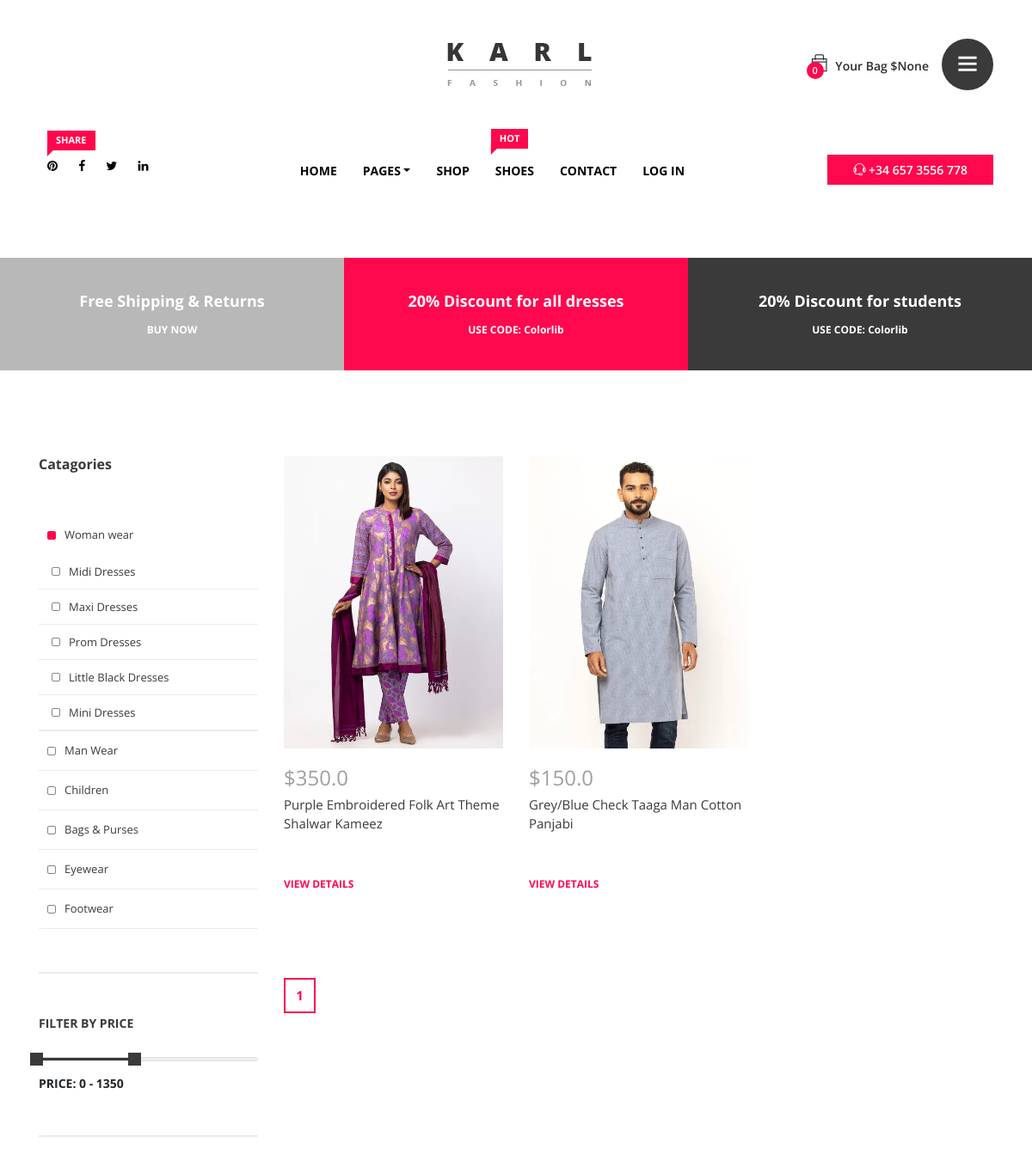
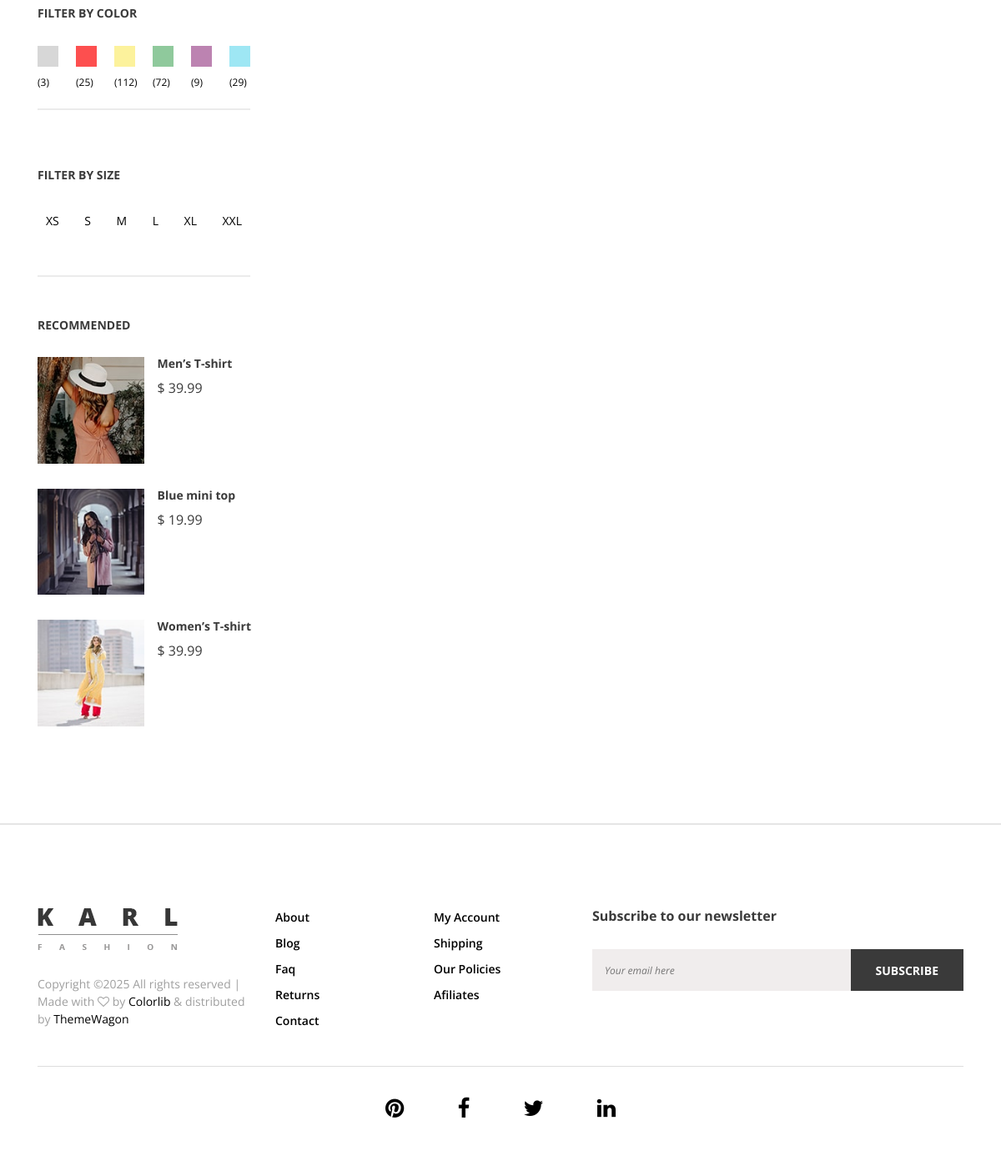
The app's page /shop/ with its own data (2 pictures, top to bottom).
### product/models.py (models this page shows, shortened)
class Product(models.Model):
    name = models.CharField(max_length=256)
    main_category = models.ForeignKey(MainCategory, on_delete=models.SET_NULL, null=True, unique=False)
    sub_category = models.ForeignKey(SubCategory, on_delete=models.SET_NULL, null=True, unique=False)
    price = models.FloatField()
    information = models.TextField(max_length=500)
    color = models.CharField(max_length=50)
    discount = models.BooleanField(default=False)
    discount_price = models.FloatField(blank=True, null=True)
    image = models.ImageField(blank=True)

### product/views.py (the view)
# urls.py: path('shop/', views.ShopView.as_view(), name='shop'),
class ShopView(View):
    def get(self, request, name=None):
        if name:
            product_list = Product.objects.filter(sub_category__name=self.kwargs['name']).order_by('-id')
        else:
            product_list = Product.objects.all().order_by('-id')
        p = Paginator(product_list, 9)
        page = request.GET.get('page')
        allproduct = p.get_page(page)
        product_size = SizeandQuantity.objects.all()
        context = { 'products': allproduct, 'p':p, 'product_size': product_size}
        cooki = request.COOKIES.get('key')
        if not cooki:
            cookie_value = ''.join(random.choice(string.ascii_letters + string.digits) for _ in range(32))
            response = render(request, 'shop.html', context)
            response.set_cookie('key', cookie_value, expires=datetime.utcnow()+timedelta(days=15))
            return response
        else:
            return render(request, 'shop.html', context)

### cart/context_processors.py (called while the page is built)
def get_cart_total(request):
    cart = Cart.objects.filter(session=request.COOKIES.get('key')).values()
    cart_total = Cart.objects.filter(session=request.COOKIES.get('key')).aggregate(Sum('total'))
    product_in_cart = []
    for item in cart:
        product_in_cart.append(item['product_id'])
    return {'cart_total': cart_total, 'cart': Cart.objects.filter(session=request.COOKIES.get('key')), 'cart_items': product_in_cart}

### template/shop.html (shortened to what this page needs)
{% extends "base.html" %}
{% load static %}
{% block content %}
        <section class="shop_grid_area section_padding_100">
            <div class="container">
                <div class="row">
                    <div class="col-12 col-md-4 col-lg-3">
                        <div class="shop_sidebar_area">
                            <div class="widget catagory mb-50">
                                <div class="nav-side-menu">
                                    <h6 class="mb-0">Catagories</h6>
                                    <div class="menu-list">
                                        <ul id="menu-content2" class="menu-content collapse out">
                                            <li data-toggle="collapse" data-target="#women2">
                                                <a href="#">Woman wear</a>
                                                <ul class="sub-menu collapse show" id="women2">
                                                    <li><a href="{%url 'filtershop' 'Midi Dresses'%}">Midi Dresses</a></li>
                                                    <li><a href="{%url 'filtershop' 'Maxi Dresses'%}">Maxi Dresses</a></li>
                                                    <li><a href="{%url 'filtershop' 'Prom Dresses'%}">Prom Dresses</a></li>
                                                    <li><a href="{%url 'filtershop' 'Little Black Dresses'%}">Little Black Dresses</a></li>
                                                    <li><a href="{%url 'filtershop' 'Mini Dresses'%}">Mini Dresses</a></li>
                                                </ul>
                                            </li>
                                            <li data-toggle="collapse" data-target="#man2" class="collapsed">
                                                <a href="#">Man Wear</a>
                                            </li>
                                            <li data-toggle="collapse" data-target="#kids2" class="collapsed">
                                                <a href="#">Children</a>
                                            </li>
                                            <li data-toggle="collapse" data-target="#bags2" class="collapsed">
                                                <a href="#">Bags &amp; Purses</a>
                                            </li>
                                            <li data-toggle="collapse" data-target="#eyewear2" class="collapsed">
                                                <a href="#">Eyewear</a>
                                            </li>
                                            <li data-toggle="collapse" data-target="#footwear2" class="collapsed">
                                                <a href="#">Footwear</a>
                                            </li>
                                        </ul>
                                    </div>
                                </div>
                            </div>
                            <div class="widget price mb-50">
                                <h6 class="widget-title mb-30">Filter by Price</h6>
                                <div class="widget-desc">
                                    <div class="slider-range">
                                        <div data-min="0" data-max="3000" data-unit="$" class="slider-range-price ui-slider ui-slider-horizontal ui-widget ui-widget-content ui-corner-all" data-value-min="0" data-value-max="1350" data-label-result="Price:">
                                            <span class="ui-slider-handle ui-state-default ui-corner-all" tabindex="0"></span>
                                            <span class="ui-slider-handle ui-state-default ui-corner-all" tabindex="0"></span>
                                        </div>
                                        <div class="range-price">Price: 0 - 1350</div>
                                    </div>
                                </div>
                            </div>
                            <div class="widget color mb-70">
                                <h6 class="widget-title mb-30">Filter by Color</h6>
                                <div class="widget-desc">
                                    <ul class="d-flex justify-content-between">
                                        <li class="gray"><a href="#"><span>(3)</span></a></li>
                                        <li class="red"><a href="#"><span>(25)</span></a></li>
                                        <li class="yellow"><a href="#"><span>(112)</span></a></li>
                                        <li class="green"><a href="#"><span>(72)</span></a></li>
                                        <li class="teal"><a href="#"><span>(9)</span></a></li>
                                        <li class="cyan"><a href="#"><span>(29)</span></a></li>
                                    </ul>
                                </div>
                            </div>
                            <div class="widget size mb-50">
                                <h6 class="widget-title mb-30">Filter by Size</h6>
                                <div class="widget-desc">
                                    <ul class="d-flex justify-content-between">
                                        <li><a href="#">XS</a></li>
                                        <li><a href="#">S</a></li>
                                        <li><a href="#">M</a></li>
                                        <li><a href="#">L</a></li>
                                        <li><a href="#">XL</a></li>
                                        <li><a href="#">XXL</a></li>
                                    </ul>
                                </div>
                            </div>
                            <div class="widget recommended">
                                <h6 class="widget-title mb-30">Recommended</h6>
                                <div class="widget-desc">
                                    <div class="single-recommended-product d-flex mb-30">
                                        <div class="single-recommended-thumb mr-3">
                                            <img src="img/product-img/product-10.jpg" alt="">
                                        </div>
                                        <div class="single-recommended-desc">
                                            <h6>Men’s T-shirt</h6>
                                            <p>$ 39.99</p>
                                        </div>
                                    </div>
                                    <div class="single-recommended-product d-flex mb-30">
                                        <div class="single-recommended-thumb mr-3">
                                            <img src="img/product-img/product-11.jpg" alt="">
                                        </div>
                                        <div class="single-recommended-desc">
                                            <h6>Blue mini top</h6>
                                            <p>$ 19.99</p>
                                        </div>
                                    </div>
                                    <div class="single-recommended-product d-flex">
                                        <div class="single-recommended-thumb mr-3">
                                            <img src="img/product-img/product-12.jpg" alt="">
                                        </div>
                                        <div class="single-recommended-desc">
                                            <h6>Women’s T-shirt</h6>
                                            <p>$ 39.99</p>
                                        </div>
                                    </div>
                                </div>
                            </div>
                        </div>
                    </div>
                    <div class="col-12 col-md-8 col-lg-9">
                        <div class="shop_grid_product_area">
                            <div class="row">
                                {%for product in products%}
                                <div class="col-12 col-sm-6 col-lg-4 single_gallery_item wow fadeInUpBig" data-wow-delay="0.2s">
                                    <div class="product-img">
                                        <img src="{{product.image.url}}" alt="">
                                    </div>
                                    <div class="product-description">
                                        <div style="max-width:500px">
                                        <h4 class="regular-price">${{product.price}}</h4>
                                    </div>
                                        <p>{{product.name}}</p>
                                        {% if product.id in cart_items %}
                                        <a href="{% url 'cart' %}" class="add-to-cart-btn">GO TO CART</a>
                                        {% else %}
                                        <a href="{% url 'details' product.id %}" class="add-to-cart-btn">VIEW DETAILS</a>
                                        {%endif%}
                                    </div>
                                </div>
                                {%endfor%}
                            </div>
                        </div>
                        <div class="shop_pagination_area wow fadeInUp" data-wow-delay="1.1s">
                            <nav aria-label="Page navigation">
                                <ul class="pagination pagination-sm">
                                    {% for item in p.page_range %}
                                    <li class="page-item active"> <a class="page-link" href="?page={{item}}">{{item}}</a></li>
                                    {%endfor%}
                                </ul>
                            </nav>
                        </div>
                    </div>
                </div>
            </div>
        </section>
    {% endblock %}

### records on screen
Product: image (picture), price "350.0", name "Purple Embroidered Folk Art Theme Shalwar Kameez", shows "VIEW DETAILS"
Product: image (picture), price "150.0", name "Grey/Blue Check Taaga Man Cotton Panjabi", shows "VIEW DETAILS"

### other values on screen
{{ cart|length }} "0"
{{ cart_total.total__sum }} "None"
{{ item }} "1"
